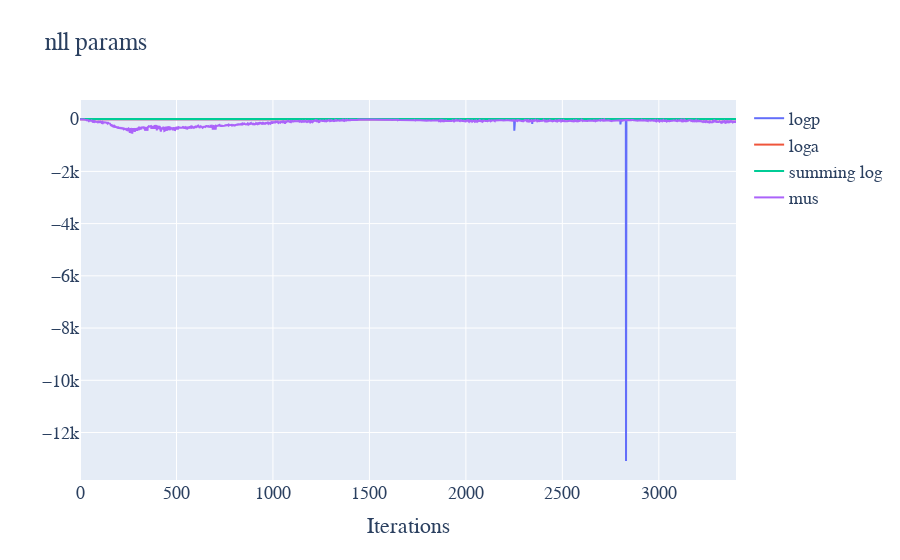

Here is the notebook cell this chart was saved with:
### Code cell
fig = go.Figure()

# fig.add_trace(go.Scatter(y = rewards, mode = 'lines', name = 'Rewards'))
fig.add_trace(go.Scatter(y = df['logp'], mode = 'lines', name = 'logp'))
fig.add_trace(go.Scatter(y = df['loga'], mode = 'lines', name = 'loga'))
fig.add_trace(go.Scatter(y = df['summing_log'], mode = 'lines', name = 'summing log'))
fig.add_trace(go.Scatter(y = df['mus'], mode = 'lines', name = 'mus'))

fig.update_layout(title_text= 'nll params', xaxis_title = 'Iterations',
                 font = dict(
                     family = 'Times New Roman',
                     size = 18,
                 ))
# fig.write_image('/MoG_Performance.png')
#no internal dispersion and not normalized by N*N
fig.show()

### Figure 1 — Plotly figure (JSON) as saved in the notebook; plotly's stock layout.template omitted (floating-point values rounded to 4 significant figures; data arrays with more than 128 entries replaced by an {"elided": "..."} marker saying what was removed)
{"data": [{"mode": "lines", "name": "logp", "type": "scatter", "y": {"elided": "3401 float values"}}, {"mode": "lines", "name": "loga", "type": "scatter", "y": {"elided": "3401 float values"}}, {"mode": "lines", "name": "summing log", "type": "scatter", "y": {"elided": "3401 float values"}}, {"mode": "lines", "name": "mus", "type": "scatter", "y": {"elided": "3401 float values"}}], "layout": {"font": {"family": "Times New Roman", "size": 18}, "title": {"text": "nll params"}, "xaxis": {"title": {"text": "Iterations"}}}}
